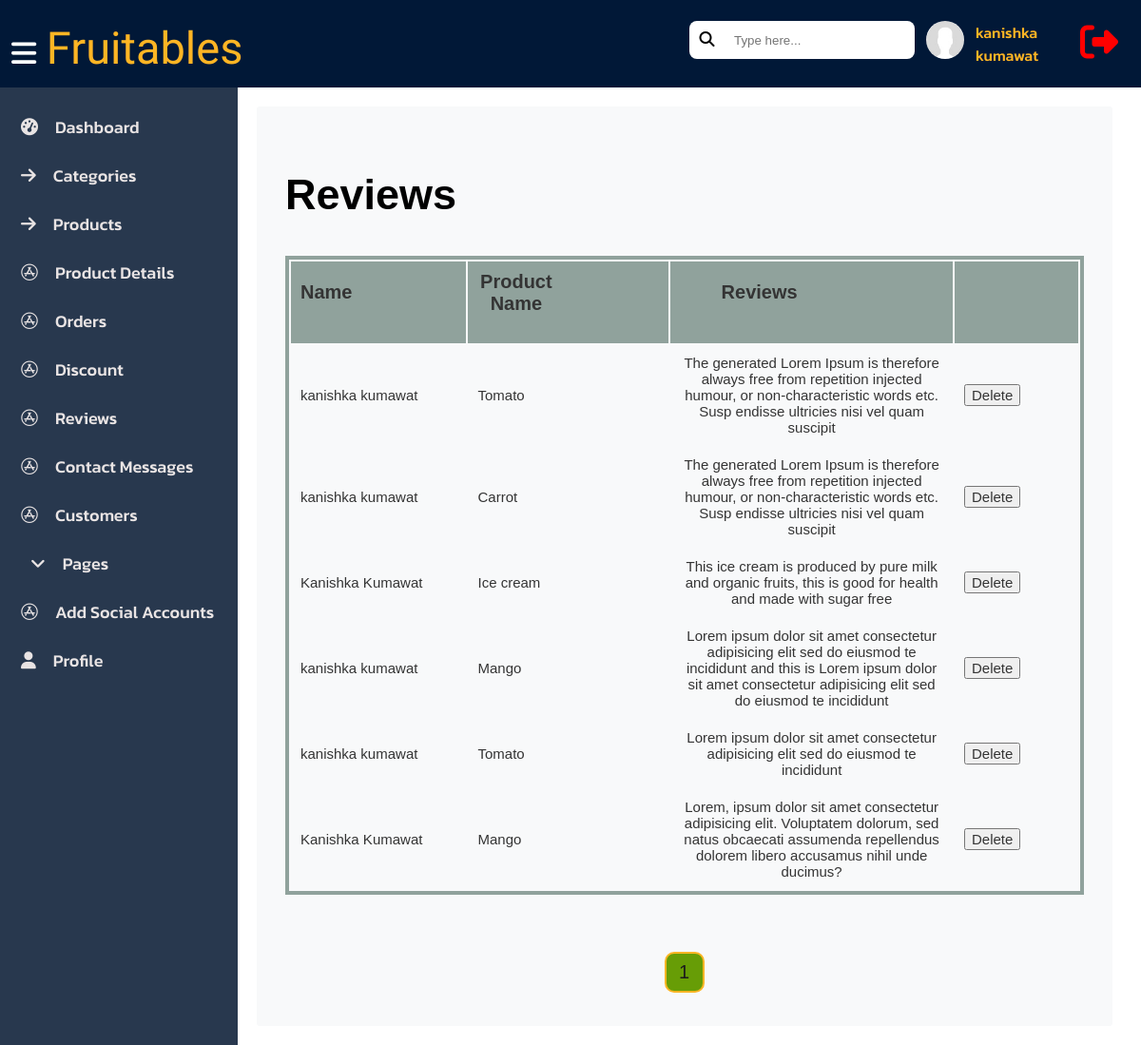
Screenshot of /admin/pages/review.php (signed in) with the database file from the repository.
### tables this page shows
CREATE TABLE `review_table` (
  `id` int(20) NOT NULL,
  `product_id` int(20) NOT NULL,
  `userName` varchar(225) NOT NULL,
  `email` varchar(225) NOT NULL,
  `review` text NOT NULL,
  `rating` int(225) NOT NULL,
  `date` varchar(255) NOT NULL DEFAULT current_timestamp()
);

CREATE TABLE `product` (
  `id` int(20) NOT NULL,
  `image` varchar(225) NOT NULL,
  `p_name` varchar(225) NOT NULL,
  `description` text NOT NULL,
  `price` varchar(225) NOT NULL,
  `brand_id` int(20) NOT NULL,
  `category_id` int(11) NOT NULL,
  `stock_level` int(20) DEFAULT NULL,
  `sale_price` decimal(10,2) DEFAULT NULL
);

### admin/pages/review.php (the view, shortened to what this page needs)
<?php
include('connectmysql.php');
if($_SERVER["REQUEST_METHOD"] == "GET"){
  $limit = 6;
  $page = isset($_GET['page']) ? $_GET['page'] : 1;
  $offset = ($page - 1) * $limit;
  $review_data = "SELECT review_table.*, product.p_name AS product_name FROM review_table
  INNER JOIN product WHERE product.id = review_table.product_id LIMIT $limit  OFFSET $offset";
  $result = $conn->query($review_data);
  $total_products_query = "SELECT COUNT(*) AS total FROM review_table";
  $total_products_result = $conn->query($total_products_query);
  $total_products_row = $total_products_result->fetch_assoc();
  $total_products = $total_products_row['total'];
  $total_pages = ceil($total_products / $limit);
}
include("navbar.php");
?>
  <div class="container-categories-products">
    <section>
      <div class="container-sidenav">
        <?php include('sidenavbar.php')?>
      </div>
      <div class="add_order">
        <div class="heading">
          <h1>Reviews</h1>
        </div>
        <table class="table-contant">
          <thead class="table-head-orders">
            <tr>
              <th style="text-align: center;">Name</th>
              <th style="text-align: center;">Product Name</th>
              <th style="text-align: center;">Reviews</th>
              <th></th>
            </tr>
          </thead>
          <tbody class="table-body">
            <?php while($rows = $result->fetch_assoc())
                    {
                    ?>
            <tr>
              <td>
                <?= $rows['userName'];?>
              </td>
              <td>
                <?= $rows['product_name'];?>
              </td>
              <td style="text-align: center;">
                <?= $rows['review'];?>
              </td>
              <td>
                <button name="delete" onclick="archiveFunction(event, <?= $rows['id']; ?>)" class="edit_and_delete">Delete</button>
              </td>
            </tr>
            <?php
                    }
                    ?>
          </tbody>
        </table>
        <div class="pagination">
            <?php for ($i = 1; $i <= $total_pages; $i++): ?>
            <a href="?page=<?= $i ?>" class="rounded <?= $i == $page ? 'active' : '' ?>"><?= $i ?>
            </a>
            <?php endfor; ?>
        </div>
      </div>
    </section>
  </div>
</body>
</html>

### admin/pages/pcss/dashboard.css (style rules this page uses)
.container-sidenav { width: 20%; display: contents; }

### admin/pages/pcss/form.css (style rules this page uses)
section { display: flex; }

### admin/pages/pcss/pages.css (style rules this page uses)
body { font-family: "Ubuntu", sans-serif; font-weight: 500; font-style: normal; }
section { display: flex; }

### admin/pages/pcss/products.css (style rules this page uses)
section { display: flex; }
.container-sidenav { width: 20%; display: contents; }
.table-contant { border:4px solid rgb(144, 162, 156); }
thead { background-color: rgb(144, 162, 156); }
.heading { display: flex; justify-content: space-between; font-size: 30px; }
.table-body td { padding: 10px; font-size: 15px; color: rgb(52, 52, 52); }
.edit_and_delete { text-decoration: none; color: rgb(52, 52, 52); font-size: 15px; }
.pagination { display: flex; justify-content: center; }
.pagination a { border: 2px solid #ffb524; border-radius: 10px; margin: 5px; margin-top: 60px; padding: 8px; padding-left: 13px; padding-right: 14px; text-decoration: none; color: #679d06; background-color: #fff; font-size: 20px; }
.pagination a.active { background-color: #679d06; color: rgb(29, 28, 28); }

### admin/pages/pcss/orders.css (style rules this page uses)
section { display: flex; }
.add_order { width: 70%; border: none; margin: 20px; padding: 30px; background-color: #f8f9fa; border-radius: 3px; font-family: "Poppins", sans-serif; font-weight: 170; font-style: normal; }
.heading { display: flex; justify-content: space-between; font-size: 30px; }
.table-head-orders th { padding: 10px 120px 30px 10px; font-size: 20px; color: rgb(52, 52, 52); }

### admin/pages/pcss/top-navbar.css (style rules this page uses)
body { margin: 0%; }

### rows the page displays
review_table: userName "kanishka kumawat", product.p_name "Tomato", review "The generated Lorem Ipsum is therefore always free from repetition injected humour, or non-characteristic words etc. Susp endisse ultricies nisi vel quam suscipit"
review_table: userName "kanishka kumawat", product.p_name "Carrot", review "The generated Lorem Ipsum is therefore always free from repetition injected humour, or non-characteristic words etc. Susp endisse ultricies nisi vel quam suscipit"
review_table: userName "Kanishka Kumawat", product.p_name "Ice cream", review "This ice cream is produced by pure milk and organic fruits, this is good for health and made with sugar free"
review_table: userName "kanishka kumawat", product.p_name "Mango", review "Lorem ipsum dolor sit amet consectetur adipisicing elit sed do eiusmod te incididunt and this is Lorem ipsum dolor sit amet consectetur adipisicing elit sed do eiusmod te incididunt"
review_table: userName "kanishka kumawat", product.p_name "Tomato", review "Lorem ipsum dolor sit amet consectetur adipisicing elit sed do eiusmod te incididunt"
review_table: userName "Kanishka Kumawat", product.p_name "Mango", review "Lorem, ipsum dolor sit amet consectetur adipisicing elit. Voluptatem dolorum, sed natus obcaecati assumenda repellendus dolorem libero accusamus nihil unde ducimus?"

### other values shown
$userdetails['userName'] "kanishka kumawat"
